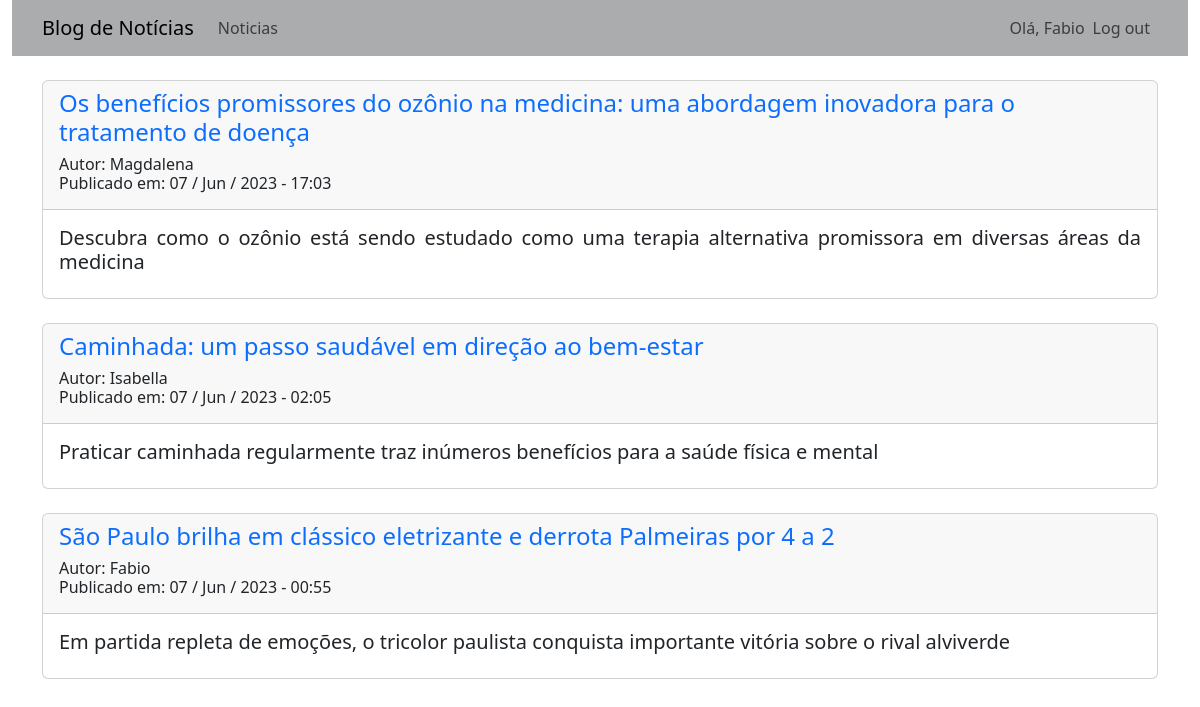
The app's page /noticias/ (signed in) with its own data.
### app_noticias/models.py (models this page shows, shortened)
class Noticia(models.Model):
    titulo = models.CharField(max_length=100)
    sub_titulo = models.CharField(max_length=150)
    data_publicacao = models.DateTimeField(auto_now_add=True)
    autor = models.ForeignKey(User, on_delete=models.CASCADE)
    texto = models.TextField()

### app_noticias/views.py (the view)
# urls.py: path('noticias/', views.noticias, name='noticias'),
def noticias(request):
    template = 'noticias/noticias.html'
    noticias = Noticia.objects.all().order_by('-data_publicacao')
    context = {
        'noticias': noticias
        }
    return render(request, template , context)

### app_noticias/templates/noticias/noticias.html
{% extends "noticias/base.html" %}
{% block content %}
    {% for noticia in noticias %}
        <div class="card">
            <div class="card-header">
                <div class="row">
                    <div class="row">
                        <h4><a href="{% url 'noticias:noticia' noticia.id %}" style="text-decoration: none;">{{ noticia.titulo }}</a></h4>
                    </div>
                    <div class="row" >
                        <h6>
                            Autor: {{ noticia.autor}}
                            <br>
                            Publicado em: {{ noticia.data_publicacao|date:'d / M / Y - H:i' }}
                        </h6>
                    </div>
                </div>
            </div>
            <div class="card-body" style="text-align: justify;">
                <h5> {{ noticia.sub_titulo}} </h5>
            </div>
        </div>
        <br>
    {% empty %}
        <h4>Ainda não há nóticias cadastradas.</h4>
    {% endfor %}
{% endblock %}

### app_noticias/templates/noticias/navbar.html (shortened to what this page needs)
<nav class="navbar navbar-expand-md navbar-light" style="background-color: #aaacad;">
  <div class="container-fluid container">
    <a class="navbar-brand" href="{% url 'noticias:index' %}">Blog de Notícias</a>
    <div class="collapse navbar-collapse" id="navbarSupportedContent">
      {% if user.is_authenticated %}
         <ul class="navbar-nav me-auto mb-2 mb-lg-0">
          <li class="nav-item active"><a class="nav-link" href="{% url 'noticias:noticias' %}">Noticias</a></li>
        </ul>
        <ul class="navbar-nav ms-auto mb-2 mb-lg-0">
          <span class="navbar-text"> Olá, {{ user.username }} </span>
          <li class="nav-item"><a class="nav-link" href="#">Log out</a></li>
        </ul>
      {% endif %}
    </div>
  </div>
</nav>

### records on screen
Noticia: titulo "Os benefícios promissores do ozônio na medicina: uma abordagem inovadora para o tratamento de doença", autor "Magdalena", data_publicacao "07 / Jun / 2023 - 17:03", sub_titulo "Descubra como o ozônio está sendo estudado como uma terapia alternativa promissora em diversas áreas da medicina"
Noticia: titulo "Caminhada: um passo saudável em direção ao bem-estar", autor "Isabella", data_publicacao "07 / Jun / 2023 - 02:05", sub_titulo "Praticar caminhada regularmente traz inúmeros benefícios para a saúde física e mental"
Noticia: titulo "São Paulo brilha em clássico eletrizante e derrota Palmeiras por 4 a 2", autor "Fabio", data_publicacao "07 / Jun / 2023 - 00:55", sub_titulo "Em partida repleta de emoções, o tricolor paulista conquista importante vitória sobre o rival alviverde"

### other values on screen
{{ user.username }} "Fabio"
